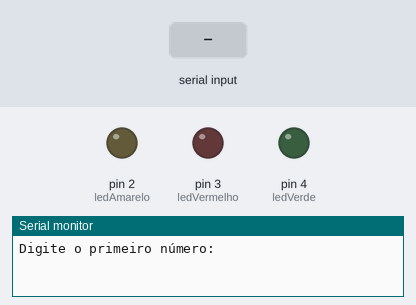
Simulated run of this sketch. Board: Arduino Uno, built with avr-gcc and run on an emulated ATmega328P. On the bench: output pins drawn as LEDs (lit = HIGH), the last lines printed to the serial monitor. Inputs (shaded band) come from the test bench.

Above: at 1.2 s.
1.3 s: "-" received over Serial
3.8 s: "+" received over Serial
5.3 s: "5\n" received over Serial
At 6.6 s:
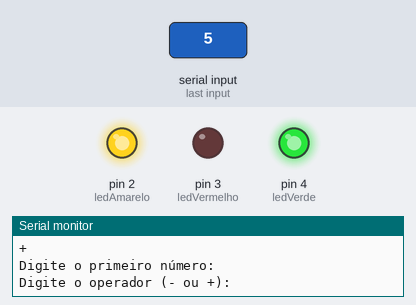
Timing chart, 0 to 8.3 s (numbered marks = the images above; inputs shaded):
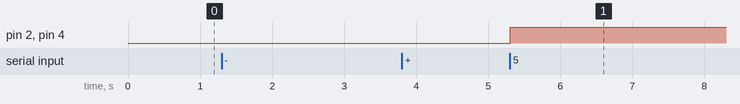

The sketch:

CalculadoraBinaria.ino
```cpp
const int ledVerde = 4;
const int ledVermelho = 3;
const int ledAmarelo = 2;
int A = 0;
int B = 0;
int resultado = 0;
char operador = '?';

void setup()
{
  pinMode(ledVerde, OUTPUT);
  pinMode(ledAmarelo, OUTPUT);
  pinMode(ledVermelho, OUTPUT);

  Serial.begin(9600);
}

void loop()
{
  Serial.println("Digite o primeiro número: ");
  while (Serial.available()== 0){} // loop de espera
  A = Serial.parseInt();

  Serial.println("Digite o operador (- ou +): ");
  while (Serial.available()== 0){} // loop de espera
  operador = Serial.read();

  Serial.println("Digite o segundo número: ");
  while (Serial.available()== 0){} // loop de espera
  B = Serial.parseInt();

  if(operador == '-' && A >= B && A - B <= 7){
    Serial.println("Dados válidos!!!");
    resultado = A - B;
  } else if(operador == '+' && A + B <= 7){
    Serial.println("Dados válidos!!!");
    resultado = A + B;
  }else{
    Serial.println("Dados inválidos!!!");
  }

  Serial.println(A);
  Serial.println(B);
  Serial.println(operador);

  digitalWrite(ledAmarelo, bitRead(resultado, 0));
  digitalWrite(ledVermelho, bitRead(resultado, 1));
  digitalWrite(ledVerde, bitRead(resultado, 2));

}
```

Measured:
- after the input at 5.3 s, pin 2 (ledAmarelo), pin 4 (ledVerde): LOW → HIGH at once
